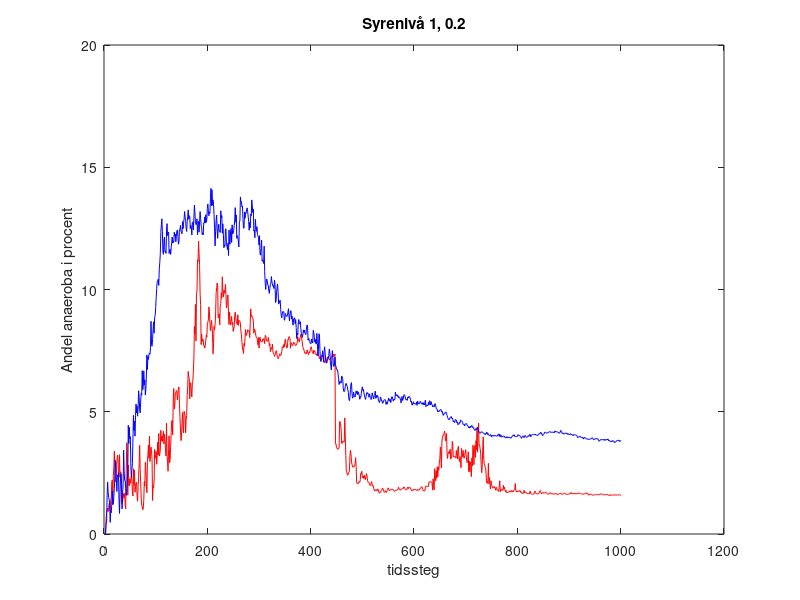

The MATLAB script that drew this image:
%% Visualusering medelvärde
clear all; close all; clc;


%%
rate_ana_1 = [0
0
0
0.006201550388
0.008965517241
0.009971004201
0.01060979132
0.009156036736
0.01065946904
0.01250275264
0.01232991877
0.009540423889
0.01420952671
0.01466703534
0.02117264507
0.02210440971
0.01242017484
0.02384740547
0.02697743603
0.03385213769
0.02723128287
0.02168340352
0.02127397324
0.02834079773
0.02963485859
0.03227028954
0.03092378504
0.02389149825
0.02312930253
0.03244218871
0.02337547247
0.02544462435
0.02523979114
0.0124894239
0.01732162776
0.0131725433
0.01535553139
0.01648146779
0.01472020856
0.01668394562
0.01167866751
0.01030656071
0.02598889919
0.03730893782
0.03325969993
0.01585850262
0.0281700808
0.02001445271
0.01961380269
0.02262699943
0.02073424671
0.02189573404
0.02378131587
0.02160652764
0.01680788698
0.01552767661
0.02671365392
0.01999926268
0.02619192203
0.01702947076
0.01957844813
0.02083741087
0.02122110722
0.015331817
0.01342245786
0.01936170286
0.0230240955
0.02881865093
0.03627110823
0.02640251529
0.02098179237
0.0150285872
0.01166795642
0.0110706695
0.009919549083
0.01051426889
0.01389136131
0.0215035066
0.01959536167
0.02930688065
0.02643173012
0.02123636012
0.01687179128
0.02939380714
0.03236402541
0.03631713469
0.03095269874
0.03995778411
0.0296465683
0.03328313704
0.03552008421
0.03400237402
0.03040696774
0.01371716258
0.01968929599
0.01896639104
0.02180486471
0.03459675477
0.03175781873
0.03098736404
0.03378564333
0.02847600335
0.03203129307
0.03761910325
0.03229796542
0.04114467298
0.0318715929
0.03245240491
0.03478619724
0.0424181488
0.03808687306
0.04003271783
0.03781857409
0.04007407329
0.04198738268
0.03681311784
0.04073863595
0.03899914176
0.03456797971
0.03192257014
0.04525048827
0.03259525437
0.02916750644
0.02566161584
0.03463562133
0.0401590882
0.02915503821
0.03047015352
0.03591870788
0.04148001467
0.04632723575
0.04643390115
0.0405745799
0.05502556191
0.05950049505
0.05108337327
0.05226543541
0.05768815856
0.05768954426
0.05866232021
0.05816553803
0.05476930153
0.05731458305
0.05932818208
0.0601741798
0.05306028582
0.0479834903
0.04249582561
0.03819250142
0.03936162121
0.04528010715
0.04970351532
0.04412762122
0.04132379014
0.05019078965
0.04924061191
0.04849657185
0.04140140878
0.04681009039
0.04849558209
0.05660966953
0.06020357293
0.06651363905
0.06436698636
0.06370063672
0.05530185313
0.06163260989
0.06186255919
0.05855143316
0.05607696899
0.06185228205
0.06260689983
0.06683561395
0.07232314586
0.08482116987
0.08186596746
0.09386691574
0.07892687884
0.0983795455
0.09946903999
0.112173936
0.1114253882
0.1197180851
0.1145460621
0.110296187
0.09823725927
0.09378469502
0.0774697313
0.08167388602
0.07876604234
0.07978242157
0.07936360993
0.07698661386
0.07701763411
0.07601491167
0.07699020327
0.0790165773
0.081381399
0.08057280639
0.08599305872
0.08665069889
0.08745996681
0.09287339665
0.09112816965
0.08642161332
0.08317915598
0.08451481087
0.08732746913
0.08500234846
0.08210231789
0.07369070013
0.07778896089
0.08495352722
0.08357862221
0.08564350565
0.09001392256
0.09845020561
0.1006946732
0.1026576589
0.1015095214
0.08838466706
0.08867282191
0.09005903603
0.08556528231
0.09365216551
0.09424130338
0.0986668796
0.09640665273
0.1051798442
0.0994579828
0.09695307573
0.09971830052
0.09952130198
0.09839310944
0.1020985381
0.09802621941
0.09246513245
0.09325435372
0.09739489814
0.09780388217
0.0887515171
0.08568687608
0.0908321212
0.08689623493
0.0855824388
0.08707746537
0.08899981032
0.08565212475
0.08655985163
0.08288736894
0.08384069411
0.08470497525
0.08922198361
0.09074364094
0.08846325404
0.08681688658
0.08616994202
0.08566951102
0.08966900283
0.08532069279
0.08738138925
0.08708929223
0.08705783803
0.08593884511
0.08288072787
0.08145322863
0.07824482811
0.07607302564
0.07519632297
0.07377129335
0.07797512969
0.07682349434
0.08036970271
0.08362179614
0.08120947613
0.08134409046
0.0822325154
0.08355081268
0.0831215533
0.08303982832
0.08320305713
0.08036749136
0.0860107448
0.09206925904
0.08890688112
0.0893808734
0.08862750936
0.08860111451
0.08719218764
0.08212993232
0.08381140178
0.08362681951
0.08242168395
0.08099173571
0.08038227763
0.0803442166
0.07914914477
0.07736571043
0.08035156879
0.07602941042
0.07934373344
0.08050031684
0.07885871574
0.07883318736
0.07866479636
0.07843942674
0.07960993326
0.07917538221
0.07990549325
0.07962712824
0.07785893949
0.08125316065
0.08095501006
0.08001847201
0.07888716548
0.07884495892
0.07882190968
0.08036407185
0.07931872815
0.0770812292
0.07788527003
0.07458487652
0.0751295315
0.07624366871
0.07568420108
0.07767744944
0.07431338867
0.07401446595
0.07342715644
0.07266482757
0.07316358114
0.07386872143
0.07492511821
0.07483780366
0.07300134629
0.07218439343
0.07169018865
0.07212489281
0.07285148119
0.07370808076
0.07331541822
0.07297938668
0.07348291349
0.07452305956
0.07650495812
0.07661508838
0.07615888988
0.07752263802
0.07650520155
0.078449507
0.07964803053
0.0776762999
0.07691263873
0.07600424391
0.07658063633
0.07967837877
0.07944615966
0.08073968668
0.08020256209
0.08010610398
0.07598107163
0.07796172979
0.07818562922
0.07730019001
0.07704246529
0.07762233571
0.0784274008
0.07799720176
0.07807230076
0.07723691157
0.07707724641
0.07733236326
0.07781922965
0.07816897873
0.08067485454
0.07924474175
0.07949345357
0.07852962652
0.07998786001
0.08051373152
0.0817369285
0.08084277457
0.07936353509
0.07809674438
0.07619976698
0.07592863256
0.07515785432
0.07456593403
0.07380216127
0.07404896319
0.07420268945
0.07377266081
0.07528126262
0.07470044398
0.07372376991
0.07337669569
0.07453525518
0.07411725823
0.07518274791
0.07585832903
0.07660781749
0.07550957727
0.07457357676
0.07446900862
0.07365571669
0.07519766211
0.07461195126
0.07486455931
0.07371176558
0.07358805006
0.07303420029
0.07375263535
0.07388162581
0.07427343495
0.07298615014
0.0728698575
0.0717169279
0.07201426963
0.07201544672
0.07254146055
0.07254379832
0.07321062777
0.07252528868
0.07283095773
0.07172931941
0.07065516064
0.07006792971
0.07083449029
0.07184628439
0.07058301438
0.06995761307
0.07068259031
0.07174027578
0.07196774886
0.07147323999
0.07126548718
0.07128242827
0.07174966073
0.07189563459
0.07259119827
0.07290948734
0.0729255138
0.07247077253
0.07352883498
0.0733188727
0.07266936547
0.07366055625
0.03696137006
0.03681463944
0.03539028841
0.03497182188
0.03498914811
0.03460031383
0.03489371788
0.03514203881
0.04602831182
0.04581827274
0.04508780651
0.04255085678
0.03701902767
0.03718032825
0.03793575124
0.03787023121
0.03766143863
0.03762141181
0.04749080183
0.03973669726
0.03199941029
0.02551045341
0.02543946894
0.02402946321
0.02445657585
0.02444053286
0.02522747539
0.02593592577
0.03164345058
0.03419489891
0.03285969676
0.02949242954
0.02841917265
0.02784251692
0.02730293156
0.02783357836
0.02761311003
0.02774698176
0.02882423555
0.03123765977
0.02768786637
0.02116111651
0.02058496816
0.02054293163
0.0206070885
0.02129882995
0.02139955972
0.0211183186
0.02219482332
0.02484326952
0.02444543542
0.0256234388
0.02342089234
0.02299301385
0.02376047169
0.0226755139
0.02410254507
0.02290911802
0.02222905541
0.02366691581
0.02467425048
0.02393915593
0.0219168225
0.0212685886
0.02111429867
0.02099466073
0.02023010762
0.01983034631
0.02018522145
0.02075710101
0.02143924135
0.01971125686
0.02006891827
0.01969573223
0.01854968003
0.01796333594
0.01759387044
0.01776616308
0.01821319623
0.01811212723
0.01763840018
0.01778953079
0.01847083153
0.01806580194
0.01697827536
0.01668124752
0.0168141993
0.01736692364
0.01736640589
0.018006701
0.01810433466
0.01879390002
0.01828236497
0.01831778818
0.01706098196
0.01713076358
0.01720384093
0.01770643967
0.01704999455
0.01701998385
0.0178049087
0.01812434387
0.01885718276
0.01837164951
0.01785333873
0.01772763395
0.01813488801
0.01815255405
0.01816854276
0.01831444584
0.01842344729
0.01818511772
0.01810189479
0.01779610517
0.01744297789
0.01768438053
0.01777021112
0.01795019585
0.01796887523
0.01792352783
0.018018492
0.01836734321
0.01907383421
0.0185349542
0.01839622027
0.01789666131
0.01799318351
0.01834322386
0.01836354625
0.01860390058
0.01854731231
0.01856546625
0.01920491837
0.01916156507
0.01878998175
0.01835754181
0.01822236812
0.0179997327
0.01814582904
0.01874466608
0.01914239888
0.01849404068
0.01896044609
0.01921831533
0.01908293763
0.01880016225
0.01831506611
0.01787395404
0.01760657654
0.01771609587
0.01819582324
0.01808373795
0.0178967746
0.01827176227
0.01822128401
0.0183005346
0.01797908497
0.01797416741
0.01778779794
0.01820952418
0.01788426379
0.01789432294
0.01804006871
0.01852139578
0.01856831772
0.01890805001
0.01894412619
0.01936070526
0.01878454778
0.01812924631
0.01762925371
0.01766756277
0.01761363581
0.01758686262
0.01941799431
0.01969256445
0.01960069342
0.01932826778
0.01938756031
0.01934994383
0.01948170089
0.02132255622
0.02131025324
0.02125763818
0.02133347488
0.02144371531
0.02118572974
0.02076212203
0.01793420947
0.02256934722
0.02015661677
0.01806287596
0.02672556432
0.02429369292
0.02172260032
0.02582870283
0.02280787149
0.02751343586
0.02342710189
0.02747086396
0.02603703856
0.02942755327
0.0306074736
0.03559883782
0.03190506146
0.02696289676
0.03763012716
0.03980120023
0.04035613819
0.04028102875
0.04106423131
0.04206792518
0.04115500622
0.03808559014
0.03817913348
0.04111451132
0.03275557717
0.03086640374
0.03310646258
0.03305168272
0.03383526551
0.03279063734
0.03467561587
0.03062207076
0.03100095721
0.03184981902
0.03787735667
0.03709086343
0.03150271292
0.03171745888
0.03155791299
0.03165867792
0.03165972229
0.03104560992
0.03414547361
0.03211852949
0.03068140195
0.03522931479
0.03584604654
0.03090992714
0.02965581934
0.03164922342
0.03015314294
0.02711292533
0.03499211207
0.03250847078
0.03143878367
0.03418267244
0.03180639547
0.03095611058
0.03203271597
0.0330764216
0.03450822566
0.03236689062
0.0299393156
0.02915635989
0.03000272423
0.03357366987
0.02553359056
0.02979237058
0.02544972949
0.02953264175
0.02765854545
0.02347429838
0.03111405589
0.02777751946
0.03631597725
0.03469952589
0.02831901627
0.03498704847
0.03630766991
0.03131701151
0.03818469804
0.03441433263
0.043528342
0.03345488883
0.04285566714
0.04539101418
0.03620232891
0.03637255859
0.03484691611
0.0330008005
0.0284691813
0.02508776838
0.02764594523
0.03471048532
0.03969682476
0.03036534663
0.02880838988
0.02807445151
0.02709176001
0.02628765923
0.02281813016
0.02075627811
0.02071157581
0.0218059932
0.02889966405
0.02053590246
0.02309682993
0.02053903327
0.01837197428
0.02175154307
0.02024100837
0.01979993474
0.01891202667
0.01876310303
0.019285685
0.01903728426
0.01940798926
0.01870479313
0.01791000498
0.01911338741
0.01903323113
0.01784420016
0.0180270665
0.01778964254
0.01741479598
0.01979220612
0.02176834484
0.0172628964
0.01833329398
0.01790778239
0.01818214798
0.01788383949
0.0177997335
0.01994111224
0.01831962776
0.01919713354
0.01811915556
0.01731837287
0.01787776309
0.01689056387
0.01688513828
0.01711462595
0.01697876894
0.0171953451
0.01732224905
0.01763121416
0.0171368601
0.01721311761
0.01783836761
0.01774196972
0.01717922813
0.01763286196
0.01723728493
0.01775684271
0.01810537774
0.01820230652
0.02067064829
0.0178788969
0.01717245766
0.01758006838
0.01728413837
0.01755024278
0.01743225215
0.01751723558
0.01754796717
0.01784756962
0.01710764293
0.01741524055
0.01675210812
0.01665967154
0.01649984882
0.01664768233
0.01671114036
0.01786094154
0.01689675515
0.01727871046
0.0169364445
0.01701784401
0.01665130278
0.01648668964
0.01656099143
0.01656762609
0.01656219441
0.01637190361
0.01710234111
0.01748954293
0.01653643478
0.0165247952
0.01626282671
0.01634441489
0.01640601608
0.01630841915
0.01637881687
0.01684340891
0.01759526482
0.01684058785
0.01672422079
0.01646628434
0.01646246379
0.01645452647
0.01631338472
0.01662763725
0.01673612857
0.0171909931
0.01776950251
0.01756003998
0.01680488283
0.01644993909
0.01676335482
0.01677613518
0.01697210544
0.01665879147
0.01676041651
0.016775257
0.01694296389
0.01723023962
0.01685631218
0.01658868136
0.01635172371
0.01624551261
0.01629599622
0.01640274013
0.0164055369
0.01663039642
0.01694280264
0.01665271728
0.01639527462
0.01630984129
0.01634273083
0.01654019479
0.01651152648
0.01624126614
0.01626487366
0.01631104568
0.01658319855
0.0164956138
0.01650244401
0.01619345445
0.01633391285
0.01613468834
0.01634821037
0.01650421981
0.01655585856
0.01660994392
0.01675251516
0.01635155448
0.01625234127
0.01630481475
0.01630196196
0.01630303938
0.01664123877
0.01669671874
0.01663411315
0.01642431021
0.01634568705
0.01612253336
0.01615659141
0.0162632716
0.01625647286
0.01631045191
0.01640562542
0.01636984876
0.0167458009
0.01656822235
0.01694491776
0.01668278197
0.01681081034
0.01634395829
0.01646296997
0.01645766787
0.01674671773
0.01651776596
0.01663716661
0.0163313579
0.01641051054
0.01639560431
0.01673435577
0.01647193198
0.01660377035
0.01671370356
0.01683779997
0.01658768196
0.01645974115
0.01644563429
0.01642850604
0.01638817829
0.01641636642
0.01635131163
0.01620771948
0.01637633998
0.01646910013
0.01657699312
0.01673337602
0.01671484485
0.01652713701
0.01682048419
0.01654909095
0.01644705268
0.01595970355
0.01587814601
0.01621874481
0.01639373711
0.01628929077
0.01611916988
0.01620910008
0.0159155973
0.01585379415
0.01591357698
0.01593753171
0.01595358269
0.01605721667
0.01615236119
0.01611131473
0.01609159635
0.01611550638
0.01599794443
0.01600897082
0.01611255645
0.01597352268
0.01621289667
0.01629267621
0.01633618826
0.01631119571
0.01643731047
0.01629202773
0.01625266657
0.01604000215
0.0160232413
0.01594128538
0.01614962103
0.01600192701
0.01602571569
0.01601339691
0.01611142055
0.01624106222
0.01606463234
0.01591857554
0.01580508786
0.01572729242
0.01579867591
0.01614440763
0.01583886614
0.01589949451
0.01586489189
0.01591007409
0.0159129432
0.01592756436
0.01584875405
0.01607767971
0.01607902588
0.01593806533
0.01583601758
0.01599830742
0.01598833557
0.01594992239
0.0159483102
0.01602122303
0.01605383877
0.01600826258
0.01602863917
0.01585365845
0.01578342868]';
%%
rate_ana_02 = [0
0
0
0.004578754579
0.004578754579
0.01569950484
0.02128315389
0.01727494953
0.01490561486
0.01412015465
0.01232461822
0.004796456207
0.009620403385
0.008667994069
0.01197488173
0.0175179491
0.011951977
0.01220083237
0.01521121011
0.01858216851
0.02330181309
0.03024730749
0.02651804376
0.02125123211
0.01738181064
0.02409900059
0.02353380446
0.02503670979
0.01425331779
0.008394992412
0.0173403754
0.0234813537
0.02451316707
0.02029099712
0.01027858512
0.01634563077
0.02063894729
0.03428430353
0.02545962367
0.02202997351
0.02154890716
0.01849453941
0.01576136198
0.01738126263
0.02202073164
0.02575528935
0.04448141287
0.03698298513
0.04364112325
0.03899098632
0.03981352499
0.02750497303
0.023125
0.02639691125
0.02880150709
0.03883610148
0.04853616676
0.04232525125
0.04614244425
0.04000669113
0.04842415761
0.05311301634
0.0495005513
0.05242685666
0.04817960772
0.05147101047
0.058559574
0.05614521759
0.05111839294
0.04950202028
0.05442141563
0.05753599291
0.05681839499
0.06682655459
0.0590026757
0.06052773142
0.0667153896
0.06101563694
0.06302583626
0.05683839064
0.05903913512
0.0650242202
0.07324415526
0.06727748106
0.07254215555
0.07143363986
0.07344479342
0.07396125548
0.07351822691
0.07623782807
0.08701098614
0.07749089141
0.07678294312
0.07946194918
0.08364560213
0.08677256417
0.08214212821
0.08859280219
0.08938307517
0.09258153489
0.09667317351
0.1004351223
0.1033720388
0.1034923162
0.1042139252
0.1016689273
0.108423188
0.1110887202
0.1147959448
0.1233938186
0.1265169113
0.1289147704
0.1236588774
0.1153952625
0.1143915847
0.1202743068
0.1214300217
0.1154610057
0.1157870464
0.1147557564
0.1239179272
0.1269419457
0.1220487754
0.1228786865
0.1234931005
0.1147342527
0.1158249001
0.1164779086
0.1143334805
0.1171406729
0.1190953734
0.121475145
0.1189461375
0.1198113442
0.1193058661
0.1235007287
0.1218016855
0.1226754781
0.1195151865
0.1217579945
0.1239564395
0.1243643871
0.1217995803
0.1185332378
0.119242628
0.1244346235
0.1244401703
0.1262101532
0.1237709486
0.1235577395
0.1228040522
0.1277914163
0.1248177094
0.1274153614
0.1287692274
0.1318968817
0.1295055638
0.1281582469
0.1250301332
0.1237389368
0.1278452429
0.1297884354
0.1325851257
0.1287287223
0.1302201825
0.1299177682
0.1249189941
0.1262015099
0.1255053632
0.1223356773
0.1274962137
0.1276309331
0.1244157268
0.1295756613
0.1345683847
0.131462599
0.1269937584
0.1265527752
0.1266829752
0.1289032883
0.1223632509
0.1266390415
0.1280235969
0.1234428192
0.1278760458
0.1318708921
0.1291191027
0.1262381912
0.1253713728
0.1224936512
0.1232378335
0.1223391536
0.1272842503
0.1271274671
0.129664972
0.127198976
0.1305751097
0.127428673
0.1285827793
0.1332305292
0.1349740504
0.1323881961
0.1301531803
0.1317190246
0.1311644501
0.1371262332
0.1413860551
0.1342565411
0.1407783233
0.1344178405
0.1366602244
0.1349244962
0.1307020606
0.1248633916
0.1178078427
0.1236388204
0.128303113
0.130455858
0.124787445
0.1209172032
0.1246770542
0.1266898081
0.1238053904
0.1238373326
0.1233527546
0.1322127914
0.1292122257
0.1302391454
0.1230280871
0.1268862349
0.1226367676
0.1170873687
0.1182191515
0.1177002445
0.1244789246
0.1248456336
0.1184306048
0.1176652134
0.1163253802
0.1189973365
0.1138972374
0.1243454006
0.1186405423
0.1184948411
0.1239712753
0.1249263232
0.1192410642
0.1264411456
0.122692455
0.1231423888
0.1240963665
0.1262216127
0.1283234157
0.1334941774
0.1275060472
0.1305156551
0.1209172366
0.1220046824
0.1212074193
0.1198259681
0.1173983759
0.1278125433
0.1279614727
0.1378797753
0.1357589075
0.1359068276
0.1337346663
0.1341252278
0.1287147193
0.1250555182
0.1251379267
0.1317359448
0.1291007298
0.131396508
0.1311775934
0.1325927156
0.1333850002
0.1318505625
0.1300030289
0.1278132623
0.1242257355
0.1275602943
0.1252104125
0.1308523645
0.130171929
0.136645163
0.1342104511
0.1314062326
0.1329443969
0.1238782273
0.1243417421
0.1211627633
0.1287396331
0.125095634
0.1238022431
0.1257057263
0.122460676
0.1218463272
0.1214203243
0.1181383085
0.1219972843
0.1144922658
0.1140550881
0.1167786909
0.1201865419
0.1115723893
0.1121151621
0.1116711751
0.1106024097
0.1177549494
0.1072486274
0.1028199665
0.1000162741
0.1034929986
0.104316476
0.1035067963
0.1018203844
0.101727038
0.09931515884
0.09841040507
0.1004449648
0.1021339687
0.1026434262
0.1052994469
0.103010767
0.1023204114
0.101293216
0.1016750023
0.10038738
0.1037762437
0.1023268086
0.09468056781
0.09510107863
0.09906332309
0.1009594544
0.1021920806
0.09859105077
0.09403377013
0.09438638819
0.0954400169
0.09567401938
0.09177353882
0.08945228828
0.08841890106
0.08997274125
0.09102845458
0.09073768807
0.09085039141
0.0874113711
0.08776610897
0.09017352233
0.08952371679
0.08926983986
0.0889061932
0.08952649284
0.09076799791
0.09215640016
0.08912427254
0.08716605593
0.08961613592
0.09130268951
0.09128187329
0.08790162138
0.08915774108
0.08647174325
0.08540306951
0.08800850308
0.08775034837
0.08844307813
0.08597843204
0.08769072019
0.0843751075
0.07997369538
0.0820785912
0.0813752858
0.08631181899
0.0877320123
0.08589266783
0.0862026795
0.08688474914
0.0839306313
0.08190813164
0.08142688721
0.08044487728
0.08183744319
0.0834769943
0.08237686387
0.0834389161
0.08217677542
0.08162017055
0.08163889287
0.08477527126
0.08551737487
0.08508568443
0.07920828773
0.07998527615
0.07958640999
0.07932811038
0.07805992496
0.07776110338
0.07816797012
0.07977347162
0.07893348477
0.07810760766
0.08336179795
0.08243969882
0.08063561359
0.07845107183
0.07961959968
0.07781141379
0.07773686884
0.08205176301
0.07790285635
0.07285349802
0.07533343234
0.08190924829
0.0814497436
0.0747143943
0.07119830912
0.07052800953
0.07159300455
0.07266799323
0.07491801329
0.07339890869
0.07025002095
0.07465471662
0.07656392459
0.07391202955
0.07122715483
0.06999702788
0.06997300391
0.0720064575
0.07230007924
0.0720182424
0.0729235226
0.0755935729
0.07477588886
0.07070571616
0.06882275185
0.06708629861
0.07189165471
0.07500745539
0.07230376272
0.06859279356
0.06861080337
0.06953960213
0.0722792735
0.06875750442
0.06871920929
0.06718457055
0.06712864023
0.06713863913
0.06548141685
0.06361392089
0.06112019343
0.06212793883
0.06255960398
0.06189451265
0.0616932858
0.06463558735
0.06429455596
0.06358754314
0.0598427313
0.05835709562
0.05823614839
0.05877230807
0.06030957998
0.06150797915
0.06156745461
0.06070614445
0.06031554194
0.05887419981
0.05790346957
0.05511689877
0.05454637964
0.05604405251
0.0591730947
0.0614044369
0.06192214288
0.0576301416
0.0555490907
0.05581644926
0.05806260663
0.05683395503
0.05622826935
0.0559943529
0.05738374585
0.05846787826
0.05740366065
0.0585331412
0.05693748919
0.05810886013
0.05727088865
0.05675404386
0.05510065898
0.05617086193
0.05588792337
0.0574380377
0.05911875362
0.06020375083
0.05869717034
0.05921318401
0.05778074667
0.05679771289
0.05584629762
0.05505985359
0.05595162157
0.05737233143
0.05791389092
0.05735509581
0.05755048533
0.05668233461
0.05589883626
0.05733935235
0.05622605434
0.05575530673
0.05499091731
0.0554843489
0.05770428204
0.05667367873
0.05611213513
0.05524016802
0.05666922283
0.05716826109
0.05841143273
0.05548472809
0.05672374227
0.05583988281
0.05666334558
0.05653233415
0.05486833016
0.05427830771
0.05376663804
0.05435117366
0.05605649823
0.05568418288
0.05440207611
0.05457786352
0.05349669455
0.05352548519
0.05449863867
0.05471505069
0.05492331725
0.05500104066
0.05415394373
0.05303059787
0.05410954034
0.05307933567
0.05386104008
0.05473512483
0.05560919682
0.05434046671
0.054970203
0.05509595895
0.0537580336
0.0550848605
0.05613386291
0.05612604661
0.0550132849
0.05435392175
0.05522991584
0.05492943426
0.05491100172
0.05803776099
0.05661308951
0.05697586901
0.05665447024
0.05690693395
0.05607115655
0.05647917089
0.0555740836
0.05578241573
0.05565301442
0.05462058471
0.05362491982
0.0554719635
0.05623749309
0.05460029446
0.05521248925
0.05669170772
0.0569866044
0.05672919976
0.05598707634
0.05497967026
0.05486621781
0.05509852871
0.05465160456
0.05606551641
0.05561177423
0.05615222768
0.05633265244
0.05589271197
0.05513790438
0.05401290308
0.05436805488
0.05275482305
0.05271531739
0.05376670907
0.05409330036
0.0531529004
0.05353123807
0.05325901261
0.05315042966
0.05297896293
0.05401928919
0.05261069887
0.05441214445
0.05333433455
0.05355231685
0.05320144723
0.05375861551
0.05425245567
0.05400241301
0.05335664836
0.05310370322
0.05370041688
0.0530486745
0.05288076259
0.05374908085
0.0527863796
0.05323651253
0.05475137648
0.05208182889
0.05274864194
0.05280362639
0.05247384137
0.05254684226
0.05385671209
0.05270568531
0.0545190943
0.05418269604
0.05277467856
0.05414824679
0.05314538264
0.05289856517
0.05205194471
0.05251625523
0.05241723612
0.05193693049
0.05316891567
0.05332188765
0.05256892402
0.05132794414
0.05128438894
0.05085427849
0.0499499293
0.0503767354
0.05006616271
0.05025891985
0.05070130767
0.0506606613
0.0509516691
0.0503610574
0.04979193671
0.05011385139
0.04875712144
0.04850124342
0.04910207525
0.04951616582
0.04930273104
0.04975993758
0.04989727889
0.04937950421
0.04844387147
0.04760779641
0.04720146688
0.04710281295
0.04667048126
0.04729997588
0.04743674811
0.0477308222
0.04805525013
0.04729835301
0.04746365559
0.04702814845
0.04590341075
0.04618806766
0.04566628426
0.04559819965
0.04684784155
0.04658240884
0.0465876191
0.04548969666
0.04586737557
0.04472855956
0.04506138745
0.04490940436
0.04560994606
0.04532854581
0.04667353422
0.04636003433
0.04621034576
0.04604108325
0.04576865843
0.0447942238
0.04478830816
0.0448876705
0.04415321151
0.04495949513
0.04505951327
0.04514666452
0.04510988452
0.04440231862
0.04412116496
0.04406009754
0.04337892901
0.04390902096
0.04328683319
0.04358718238
0.0441754927
0.04386167295
0.04438296976
0.04354995084
0.04387082762
0.04350805806
0.04286783855
0.04246115434
0.04254372439
0.04242360032
0.04321173184
0.04282086145
0.04297173562
0.04360909761
0.04276280706
0.04220770429
0.04147156887
0.0413551031
0.04126984525
0.041231596
0.04180793739
0.04185108491
0.04157478508
0.04146304486
0.04135827387
0.04132291203
0.04095721814
0.04098724074
0.04057973935
0.04116436798
0.04095260863
0.04171573739
0.04071025472
0.04116714322
0.04077387541
0.04041230826
0.04019411877
0.04019500066
0.04070894253
0.04033650607
0.03966834526
0.04038739916
0.04024703279
0.04003616631
0.04028432812
0.04000443524
0.04037001721
0.04031983562
0.04007142692
0.04009334979
0.04000723051
0.04010111774
0.04052970469
0.04062382621
0.04095351887
0.03988429571
0.04081498113
0.03984819538
0.04050697301
0.03999020114
0.03957727158
0.03973448472
0.0399936871
0.04011149094
0.03992016593
0.04007128426
0.03946794977
0.03922651096
0.03959247253
0.03939784164
0.03982196025
0.03927515491
0.03952741292
0.03949864564
0.03966172785
0.03927653703
0.03942264187
0.03926511083
0.03926079527
0.03970961173
0.03984082453
0.0402378391
0.04007650523
0.04061212282
0.04053095141
0.03986793623
0.04006734302
0.03985108488
0.03974866266
0.03992185784
0.03991214121
0.04061995369
0.04036690216
0.04045530979
0.04023184694
0.04028766768
0.03980835992
0.03968514552
0.03909013537
0.039600446
0.03985940134
0.0401648902
0.03976651187
0.03938399338
0.03988975755
0.04034393924
0.03994005893
0.0395581485
0.03955595042
0.03973020874
0.03975450838
0.04025861942
0.03997295864
0.04003450898
0.04072272914
0.04063870322
0.03974632374
0.04034482142
0.04056546661
0.04060631353
0.04069603165
0.04065410755
0.04072545046
0.04077296256
0.04052506694
0.04082531089
0.04038810274
0.04050939493
0.04039253133
0.04027195023
0.0405729531
0.04051167053
0.04100799708
0.0411869236
0.04103552917
0.04164855833
0.04125569224
0.04131420948
0.04048316839
0.04021674331
0.04074325889
0.04089506722
0.04100093871
0.04164779825
0.04158666336
0.04158965172
0.04130738705
0.04121278252
0.04123606211
0.04144210551
0.04144917046
0.04164081472
0.041834807
0.04190273745
0.04177071793
0.04153054792
0.0415728496
0.04176495077
0.04163171722
0.04152687484
0.04171420834
0.04135185864
0.04198347323
0.04165260334
0.04215898981
0.04194286669
0.04181611983
0.04163846718
0.04168634853
0.04164382954
0.04142748225
0.0412183763
0.04121124449
0.04171459774
0.04236985134
0.04191346166
0.04177117751
0.04107161241
0.04118791977
0.04122989855
0.04079743322
0.04120190428
0.04113622767
0.04120542924
0.04132986092
0.04107194386
0.04129638209
0.04077732496
0.04100110912
0.04075524474
0.04091986802
0.04055255642
0.04070748067
0.041074936
0.0407165845
0.04063233616
0.04069624982
0.04050432944
0.04020176576
0.04065515013
0.04049067252
0.04064193216
0.0405538437
0.04053546471
0.04038962755
0.0402566898
0.03997371494
0.03938421863
0.03963545158
0.03974291823
0.03981088516
0.0399940971
0.03993916281
0.03952477608
0.03941674628
0.03937465074
0.03965064363
0.03922259301
0.0388210378
0.03941431123
0.03960544485
0.03927495032
0.03913299867
0.03908400998
0.03894718761
0.03872343103
0.03891331797
0.0388501309
0.03871722209
0.03859543688
0.03877526903
0.03889549492
0.03894381287
0.03895674207
0.03911170705
0.03938492594
0.03910803877
0.03876627092
0.03856674942
0.03880619464
0.03870146987
0.03895012746
0.03911606388
0.03913141919
0.03882673973
0.03894692683
0.0389042564
0.03838979495
0.03795017001
0.03796787659
0.03830152423
0.03853531372
0.0387223722
0.03853207099
0.0385870693
0.038440492
0.03868975146
0.03845350798
0.03831401945
0.03875033657
0.03833729193
0.03842511067
0.0384605915
0.03869844312
0.03846132549
0.03882710783
0.03873915736
0.0380677032
0.03825382046
0.03799512446
0.03780206796
0.03802903136
0.0378962264
0.03775947981
0.0382231233
0.0379881708
0.0381020226
0.03794552138
0.03729009495
0.03758124627
0.03772648532
0.03784388724
0.03794717962
0.03829847274
0.03825990418
0.0383581613
0.038239485
0.03835468374
0.03779445097
0.03803863232
0.03817410734
0.03810658884];

t = 1:1:length(rate_ana_1);

figure(1)
plot(t,rate_ana_1*100,'r');
xlabel('tidssteg');
ylabel('Andel anaeroba i procent')
title('Syrenivå 1, 0.2')

hold on
plot(t,rate_ana_02*100,'b');